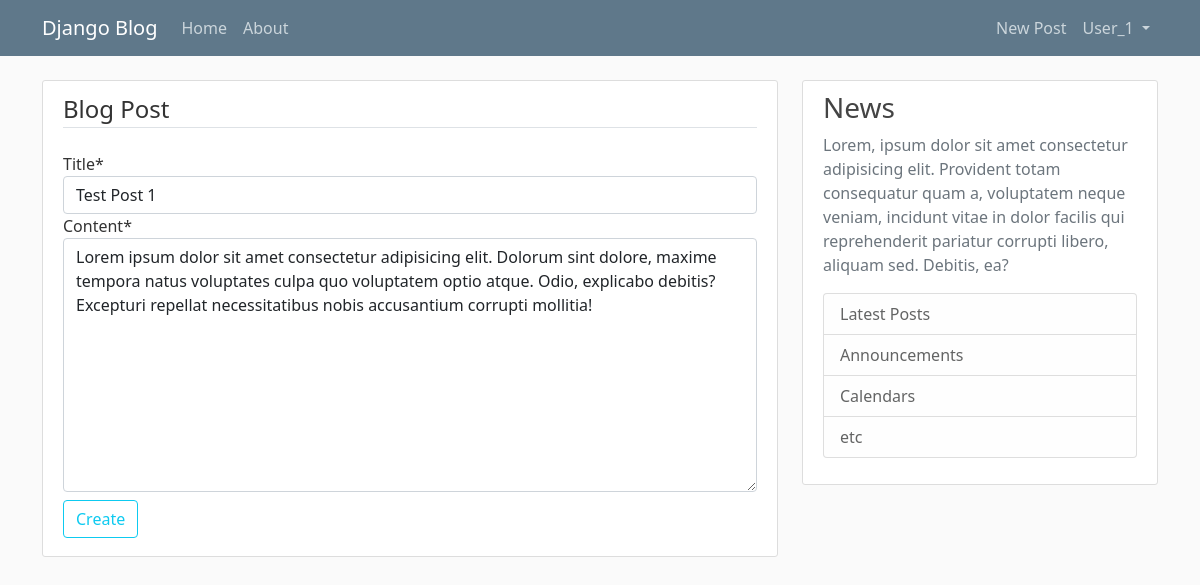
Page /post/1/update/ (signed in) on the committed database.
### blog/models.py (models this page shows, shortened)
class Post(models.Model):
    title = models.CharField(max_length=100)
    content = models.TextField()
    pub_date = models.DateTimeField(default=timezone.now)
    author = models.ForeignKey(User, on_delete=models.CASCADE)
    class Meta:
        verbose_name = "Post"
        verbose_name_plural = "Posts"

### blog/views.py (the view, shortened to what this page needs)
# urls.py: path('post/<int:pk>/update/', PostUpdateView.as_view(), name='post-update'),
class PostUpdateView(LoginRequiredMixin, UserPassesTestMixin, UpdateView):
    model = Post
    template_name = 'blog/post_form.html'
    fields = ['title', 'content']
    def test_func(self):
        post = self.get_object()
        if self.request.user == post.author:
            return True
        return False

### blog/templates/blog/post_form.html (shortened to what this page needs)
{% extends 'blog/template.html' %}
{% load crispy_forms_tags %}
{% block content %}
    <div class="content-section">
        <form method="POST">
            <fieldset class="form-group">
                <legend class="border-bottom mb-4">
                    Blog Post
                </legend>
                {{ form|crispy }}
            </fieldset>
            <div class="form-group">
                <button class="btn btn-outline-info my-2" type="submit">
                    Create
                </button>
            </div>
        </form>
    </div>
{% endblock content %}

### blog/templates/blog/components/header.html (shortened to what this page needs)
{% block header %}
<header class="site-header">
    <nav class="navbar navbar-expand-md navbar-dark bg-steel fixed-top justify-content-between">
        <div class="container">
            <a class="navbar-brand mr-4" href="{% url 'blog-index' %}">Django Blog</a>
            <div class="collapse navbar-collapse justify-content-between" id="navbarToggle">
                <div class="navbar-nav mr-auto">
                    <a class="nav-item nav-link" href="{% url 'blog-index' %}">Home</a>
                    <a class="nav-item nav-link" href="{% url 'blog-about' %}">About</a>
                </div>
                <div class="navbar-nav">
                    {% if user.is_authenticated %}
                    <a class="nav-item nav-link" href="{% url 'post-create' %}">New Post</a>
                    <div class="dropdown">
                        <a class="nav-item nav-link dropdown-toggle" href="#" role="button" id="dropdownMenuLink"
                            data-toggle="dropdown" aria-haspopup="true" aria-expanded="false">
                            {{ user.username }}
                        </a>
                    </div>
                    {% else %}
                    <a class="nav-item nav-link" href="{% url 'login' %}">Login</a>
                    <a class="nav-item nav-link" href="{% url 'users-register' %}">Register</a>
                    {% endif %}
                </div>
            </div>
        </div>
    </nav>
</header>
{% endblock header %}

### blog/static/blog/main.css (style rules this page uses)
body { background: #fafafa; color: #333333; margin-top: 5rem; }
.bg-steel { background-color: #5f788a; }
.site-header .navbar-nav .nav-link { color: #cbd5db; }
.content-section { background: #ffffff; padding: 10px 20px; border: 1px solid #dddddd; border-radius: 3px; margin-bottom: 20px; }

### rows in the picture
Post: title "Test Post 1", content "Lorem ipsum dolor sit amet consectetur adipisicing elit. Dolorum sint dolore, maxime tempora natus voluptates culpa quo voluptatem optio atque. Odio, explicabo debitis? Excepturi repellat necessitatibus nobis accusantium corrupti mollitia!"

### other values in the picture
{{ user.username }} "User_1"
